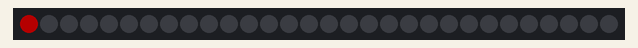
This program was run on a simulated Raspberry Pi (BCM pin numbers). Shown: 30 RGB LEDs in strip order, left to right. Dim RGB values are drawn brighter than linear.

Above: at 0.15 s.
At 1.65 s:
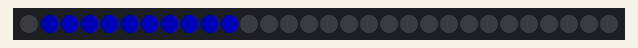
At 3.46 s:
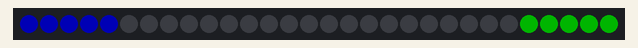
At 6.77 s:
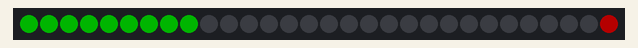
At 10.98 s:
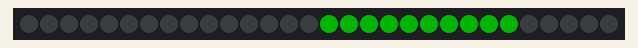
At 13.69 s:
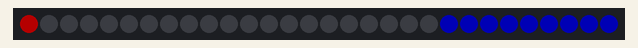

Measured:
- by itself, everything shown: repeats every 13.5 s, in 45 steps

The program:

strandtest.py
```python
#!/usr/bin/python3

# Simple strand test for Adafruit Dot Star RGB LED strip.
# This is a basic diagnostic tool, NOT a graphics demo...helps confirm
# correct wiring and tests each pixel's ability to display red, green
# and blue and to forward data down the line.  By limiting the number
# and color of LEDs, it's reasonably safe to power a couple meters off
# USB.  DON'T try that with other code!

import time
import board
import adafruit_dotstar as dotstar

numpixels = 30           # Number of LEDs in strip
order     = dotstar.BGR  # Might need GRB instead for older DotStar LEDs
strip     = dotstar.DotStar(board.SCK, board.MOSI, numpixels,
              brightness=0.25, auto_write=False, pixel_order=order)

# Runs 10 LEDs at a time along strip, cycling through red, green and blue.
# This requires about 200 mA for all the 'on' pixels + 1 mA per 'off' pixel.

head  = 0                    # Index of first 'on' pixel
tail  = -10                  # Index of last 'off' pixel
color = 0xFF0000             # 'On' color (starts red)

while True:                  # Loop forever

    strip[head] = color      # Turn on 'head' pixel
    if tail >= 0:
        strip[tail] = 0      # Turn off 'tail'
    strip.show()             # Update strip
    time.sleep(1.0 / 50)     # Pause 20 milliseconds (~50 fps)

    head += 1                # Advance head position
    if(head >= numpixels):   # Off end of strip?
        head    = 0          # Reset to start
        color >>= 8          # Red->green->blue->black
        if(color == 0):      # If black...
            color = 0xFF0000 # reset to red

    tail += 1                # Advance tail position
    if(tail >= numpixels):   # Off end?
        tail = 0             # Reset to start
```
